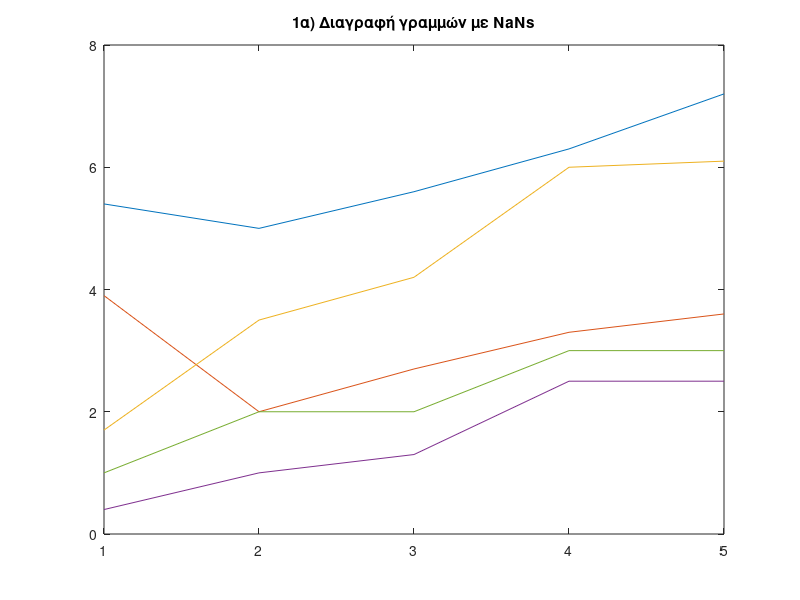
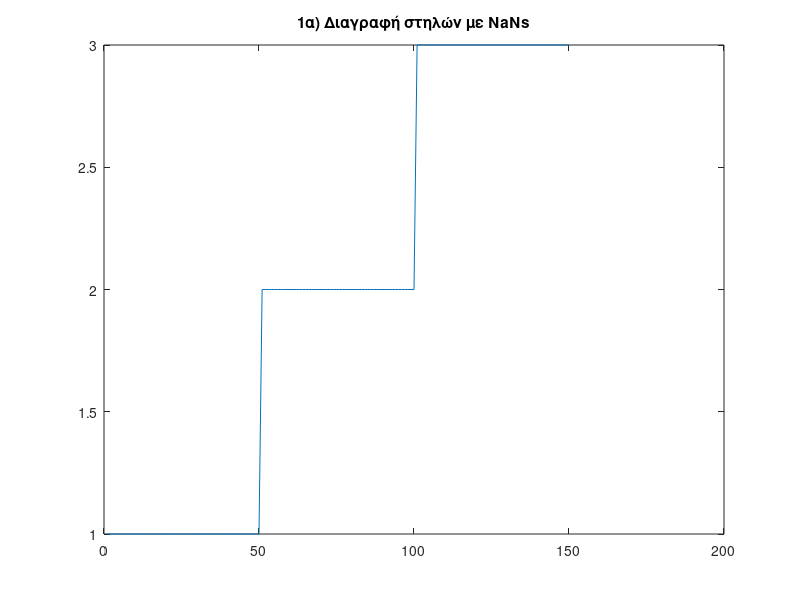
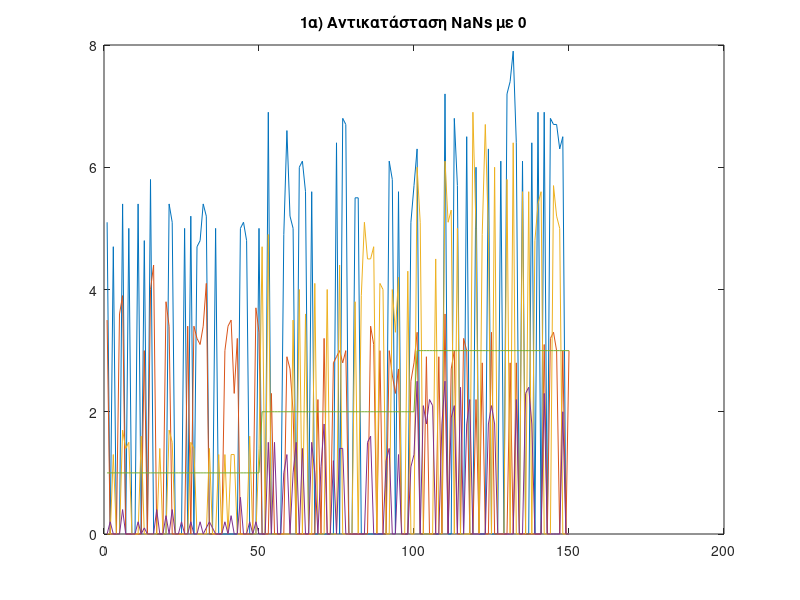
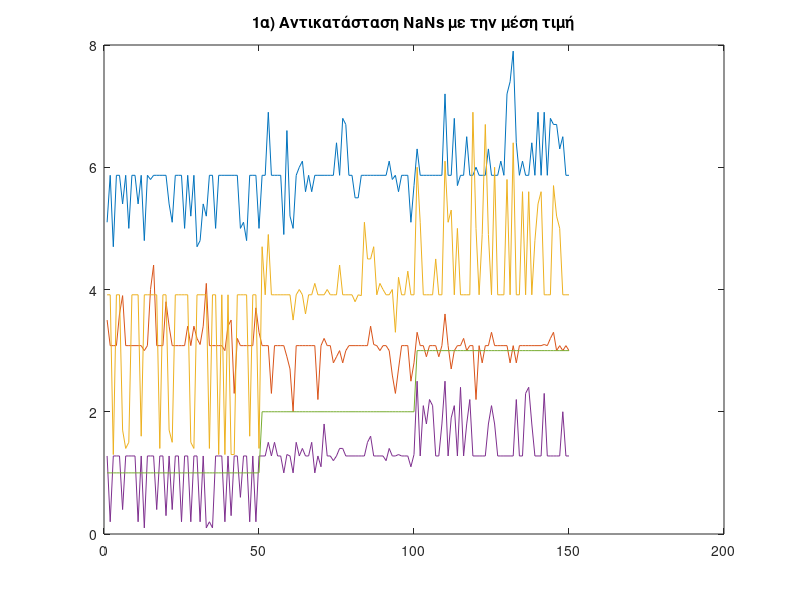

Source code (MATLAB) for these figures, in order: (Note: this script raises an error after producing the figures.)
close all;
clear all;
clc;

if not(isfolder('imgs'))
    mkdir('imgs')
end

% 1.6: Εισαγωγή NaNs στο Iris dataset
load iris.dat;
p = 0.60;
irisV=iris;
[ro,co]=size(iris);
r1=randperm(ro);
irisV(r1(1:p*ro),1)=NaN;
r1=randperm(ro);
irisV(r1(1:p*ro),2)=NaN;
r1=randperm(ro);
irisV(r1(1:p*ro),3)=NaN;
r1=randperm(ro);
irisV(r1(1:p*ro),4)=NaN;

%1.α
%1.7: Αντικατάσταση/Διαγραφή NaNs στο Iris dataset
%1: Διαγραφή γραμμών με NaNs
irisVtmp=irisV;
irisVtmp(any(isnan(irisVtmp),2),:)=[];
plot(irisVtmp);
title('1α) Διαγραφή γραμμών με NaNs')
exportgraphics(gcf,'imgs/1_α1.png')

%2: Διαγραφή στηλών με NaNs
irisVtmp=irisV;
irisVtmp(:,any(isnan(irisVtmp),1))=[];
plot(irisVtmp);
title('1α) Διαγραφή στηλών με NaNs')
exportgraphics(gcf,'imgs/1_α2.png')

%3: Αντικατάσταση NaN με 0
irisVtmp=irisV;
notNaN=~isnan(irisVtmp);
irisVtmp(~notNaN)=0;
plot(irisVtmp);
title('1α) Αντικατάσταση NaNs με 0')
exportgraphics(gcf,'imgs/1_α3.png')

%4: Αντικατάσταση NaN με την μέση τιμή στήλης
irisVtmp=irisV;
notNaN=~isnan(irisVtmp);
irisVtmp(~notNaN)=0;
totalNo=sum(notNaN);
columnTot=sum(irisVtmp);
colMean=columnTot./totalNo;
for i = 1:length(colMean)
    irisVtmp(find(notNaN(:,i)==0),i)=colMean(i);
end
plot(irisVtmp);
title('1α) Αντικατάσταση NaNs με την μέση τιμή')
exportgraphics(gcf,'imgs/1_α4.png')

%1.β
%1.8: Κανονικοποίηση δεδομένων

data = [-0.3999 -0.2625 -1.0106
        0.6900 0.2573 0.6145
        0.8156 -1.0565 0.5077
        0.7119 -0.2625 -0.0708
        0.4376 -0.8051 0.5913
        0.6686 0.5287 -0.6436
        1.1908 0.2193 0.3803
        0.4376 -0.9219 -1.0091
        -0.0198 -0.2625 -0.0195
        -0.1567 -0.0592 -0.0482];

% Κανονικοποίηση data
% Data στήλη 1
ltData = LinearTransform(data(:,1));
zsData = zscoreTransform(data(:,1));

subplot(3,1,1);
plot(data(:,1));
title('Initial')  
subplot(3,1,2);
plot(ltData);
title('Linear Transformation')  
subplot(3,1,3);
plot(zsData);
title('Zscore Transformation')  
sgtitle('1β) Data στήλη 1 ') 
exportgraphics(gcf,'imgs/1_β_data1.png')

% Data στήλη 2
ltData = LinearTransform(data(:,2));
zsData = zscoreTransform(data(:,2));

subplot(3,1,1);
plot(data(:,2));
title('Initial')  
subplot(3,1,2);
plot(ltData);
title('Linear Transformation')  
subplot(3,1,3);
plot(zsData);
title('Zscore Transformation')  
sgtitle('1β) Data στήλη 2 ') 
exportgraphics(gcf,'imgs/1_β_data2.png')

% Data στήλη 3
ltData = LinearTransform(data(:,3));
zsData = zscoreTransform(data(:,3));

subplot(3,1,1);
plot(data(:,3));
title('Initial')  
subplot(3,1,2);
plot(ltData);
title('Linear Transformation')  
subplot(3,1,3);
plot(zsData);
title('Zscore Transformation')  
sgtitle('1β) Data στήλη 3 ') 
exportgraphics(gcf,'imgs/1_β_data3.png')


% Κανονικοποίηση iris

% Iris στήλη 1
ltIris = LinearTransform(iris(:,1));
zsIris = zscoreTransform(iris(:,1));

subplot(3,1,1);
plot(iris(:,1));
title('Initial')  
subplot(3,1,2);
plot(ltIris);
title('Linear Transformation')  
subplot(3,1,3);
plot(zsIris);
title('Zscore Transformation')  
sgtitle('1β) IRIS στήλη 1 ') 
exportgraphics(gcf,'imgs/1_β_iris1.png')

% Iris στήλη 2
ltIris = LinearTransform(iris(:,2));
zsIris = zscoreTransform(iris(:,2));

subplot(3,1,1);
plot(iris(:,2));
title('Initial')  
subplot(3,1,2);
plot(ltIris);
title('Linear Transformation')  
subplot(3,1,3);
plot(zsIris);
title('Zscore Transformation')  
sgtitle('1β) IRIS στήλη 2 ') 
exportgraphics(gcf,'imgs/1_β_iris2.png')

% Iris στήλη 3
ltIris = LinearTransform(iris(:,3));
zsIris = zscoreTransform(iris(:,3));

subplot(3,1,1);
plot(iris(:,3));
title('Initial')  
subplot(3,1,2);
plot(ltIris);
title('Linear Transformation')  
subplot(3,1,3);
plot(zsIris);
title('Zscore Transformation')  
sgtitle('1β) IRIS στήλη 3 ') 
exportgraphics(gcf,'imgs/1_β_iris3.png')

% Iris στήλη 4
ltIris = LinearTransform(iris(:,4));
zsIris = zscoreTransform(iris(:,4));

subplot(3,1,1);
plot(iris(:,4));
title('Initial')  
subplot(3,1,2);
plot(ltIris);
title('Linear Transformation')  
subplot(3,1,3);
plot(zsIris);
title('Zscore Transformation')  
sgtitle('1β) IRIS στήλη 4 ') 
exportgraphics(gcf,'imgs/1_β_iris4.png')
